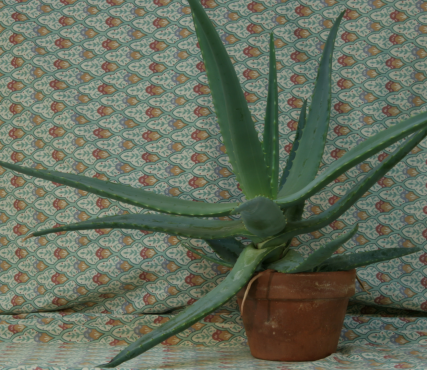
#> input picture Code/12. Stereo Matching/Lesson 22/Aloe/Aloe_left_1.png, 427 x 370 px
$ jupyter execute Corr.ipynb
#> lines starting #> are read from the running program, lines starting #| are printed output that depends on the picture
[cell 1]
# aivietnam.ai
# sum-area table ; simple implementation
import numpy as np
from PIL import Image
import math

def stereo_matching_corr(left_img, right_img, kernel_size, disparity_range):

    # đọc ảnh trái và ảnh phải, rồi chuyển sang ảnh grayscale
#> called with left_img = 'Aloe/Aloe_left_1.png', right_img = 'Aloe/Aloe_right_2.png', kernel_size = 9, disparity_range = 64
    left_img  = Image.open(left_img).convert('L')
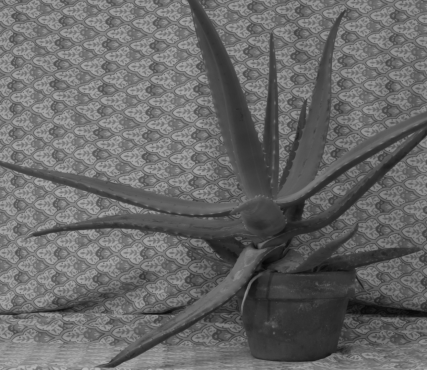
#> left_img: PIL image 427x370 L; min 5, max 184, mean 104.3
    left      = np.asarray(left_img)

    right_img = Image.open(right_img).convert('L')
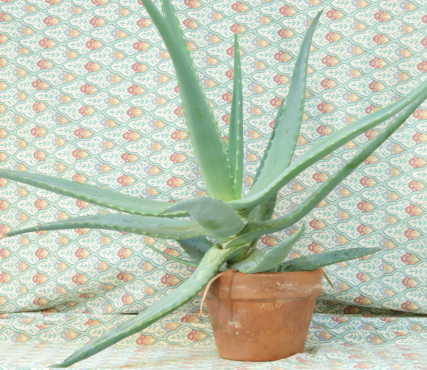
#> input picture Code/12. Stereo Matching/Lesson 22/Aloe/Aloe_right_2.png, 427 x 370 px
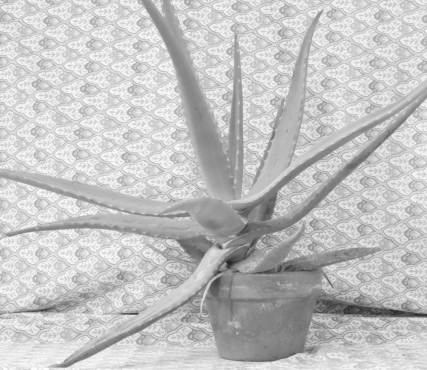
#> right_img: PIL image 427x370 L; min 31, max 253, mean 194.7
    right     = np.asarray(right_img)

    # cho trước chiều rộng và chiều cao của ảnh
    height = 370 #288
    width  = 427 #384

    # tạo disparity map
    depth = np.zeros((height, width), np.uint8)

    n = kernel_size*kernel_size
    kernel_half = int( (kernel_size-1) / 2)
    scale = 255 / disparity_range

    # build sum-area table for each disparity
    corr_space = np.zeros((disparity_range, height, width))
    for j in range(disparity_range):
        print(".", end=" ")

        memory_sum_x  = np.ones((height, width))
        memory_sum_y  = np.ones((height, width))
        memory_sum_xy = np.ones((height, width))
        memory_sum_x2 = np.ones((height, width))
        memory_sum_y2 = np.ones((height, width))

        data_sum_x  = np.ones((height, width))*255
        data_sum_y  = np.ones((height, width))
        data_sum_xy = np.ones((height, width))*255
        data_sum_x2 = np.ones((height, width))*255*255
        data_sum_y2 = np.ones((height, width))

        for y in range(kernel_half, height-kernel_half):
            for x in range(kernel_half, width-kernel_half):
                if (x - j >= 0):
                    data_sum_x[y, x]  = int(left[y, x])
                    data_sum_y[y, x]  = int(right[y, x - j])
                    data_sum_xy[y, x] = int(left[y, x])*int(right[y, x - j])
                    data_sum_x2[y, x] = int(left[y, x])*int(left[y, x])
                    data_sum_y2[y, x] = int(right[y, x - j])*int(right[y, x - j])

        # first item
        memory_sum_x[0, 0]  = data_sum_x[0, 0]
        memory_sum_y[0, 0]  = data_sum_y[0, 0]
        memory_sum_xy[0, 0] = data_sum_xy[0, 0]
        memory_sum_x2[0, 0] = data_sum_x2[0, 0]
        memory_sum_y2[0, 0] = data_sum_y2[0, 0]

        # first row
        for y in range(1):
            for x in range(1, width):
                memory_sum_x[y, x]  = memory_sum_x[y, x - 1] + data_sum_x[y, x]
                memory_sum_y[y, x]  = memory_sum_y[y, x - 1] + data_sum_y[y, x]
                memory_sum_xy[y, x] = memory_sum_xy[y, x - 1] + data_sum_xy[y, x]
                memory_sum_x2[y, x] = memory_sum_x2[y, x - 1] + data_sum_x2[y, x]
                memory_sum_y2[y, x] = memory_sum_y2[y, x - 1] + data_sum_y2[y, x]


        # first column
        for x in range(1):
            for y in range(1, height):
                memory_sum_x[y, x]  = memory_sum_x[y - 1, x] + data_sum_x[y, x]
                memory_sum_y[y, x]  = memory_sum_y[y - 1, x] + data_sum_y[y, x]
                memory_sum_xy[y, x] = memory_sum_xy[y - 1, x] + data_sum_xy[y, x]
                memory_sum_x2[y, x] = memory_sum_x2[y - 1, x] + data_sum_x2[y, x]
                memory_sum_y2[y, x] = memory_sum_y2[y - 1, x] + data_sum_y2[y, x]

        for y in range(1, height):
            for x in range(1, width):
                memory_sum_x[y, x]  = memory_sum_x[y, x - 1] + memory_sum_x[y - 1, x] - \
                                      memory_sum_x[y - 1, x - 1] + data_sum_x[y, x]
                memory_sum_y[y, x]  = memory_sum_y[y, x - 1] + memory_sum_y[y - 1, x] - \
                                      memory_sum_y[y - 1, x - 1] + data_sum_y[y, x]
                memory_sum_xy[y, x] = memory_sum_xy[y, x - 1] + memory_sum_xy[y - 1, x] - \
                                      memory_sum_xy[y - 1, x - 1] + data_sum_xy[y, x]
                memory_sum_x2[y, x] = memory_sum_x2[y, x - 1] + memory_sum_x2[y - 1, x] - \
                                      memory_sum_x2[y - 1, x - 1] + data_sum_x2[y, x]
                memory_sum_y2[y, x] = memory_sum_y2[y, x - 1] + memory_sum_y2[y - 1, x] - \
                                      memory_sum_y2[y - 1, x - 1] + data_sum_y2[y, x]


        for y in range(kernel_half, height-kernel_half):
            for x in range(kernel_half, width-kernel_half):

                x0 = x - kernel_half
                x1 = x + kernel_half
                y0 = y - kernel_half
                y1 = y + kernel_half

                sum_x = memory_sum_x[y1, x1] - memory_sum_x[y1, x0 - 1] - \
                        memory_sum_x[y0 - 1, x1] + memory_sum_x[y0 - 1, x0 - 1]

                sum_y = memory_sum_y[y1, x1] - memory_sum_y[y1, x0 - 1] - \
                        memory_sum_y[y0 - 1, x1] + memory_sum_y[y0 - 1, x0 - 1]

                sum_xy = memory_sum_xy[y1, x1] - memory_sum_xy[y1, x0 - 1] - \
                         memory_sum_xy[y0 - 1, x1] + memory_sum_xy[y0 - 1, x0 - 1]

                sum_x2 = memory_sum_x2[y1, x1] - memory_sum_x2[y1, x0 - 1] - \
                         memory_sum_x2[y0 - 1, x1] + memory_sum_x2[y0 - 1, x0 - 1]

                sum_y2 = memory_sum_y2[y1, x1] - memory_sum_y2[y1, x0 - 1] - \
                         memory_sum_y2[y0 - 1, x1] + memory_sum_y2[y0 - 1, x0 - 1]


                corr = (n*sum_xy - sum_x*sum_y) / \
                       (np.sqrt(n*sum_x2 - sum_x**2) * np.sqrt(n*sum_y2 - sum_y**2))
                corr_space[j, y, x] = 1.0 - corr
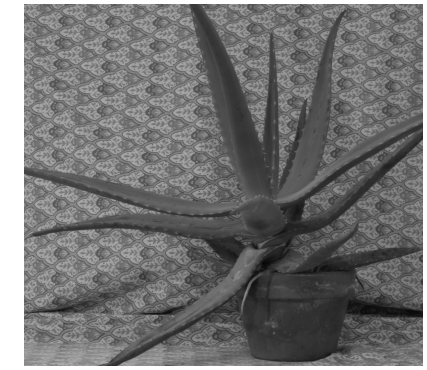
#> data_sum_x: shape (370, 427) float64; min 5, max 255, mean 115.5
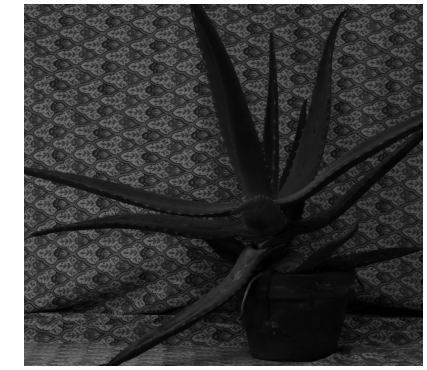
#> data_sum_x2: shape (370, 427) float64; min 25, max 65025, mean 16147.4; drawn with min black and max white
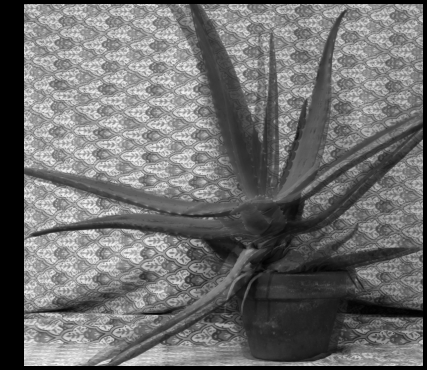
#> data_sum_xy: shape (370, 427) float64; min 255, max 43120, mean 18823.2; drawn with min black and max white
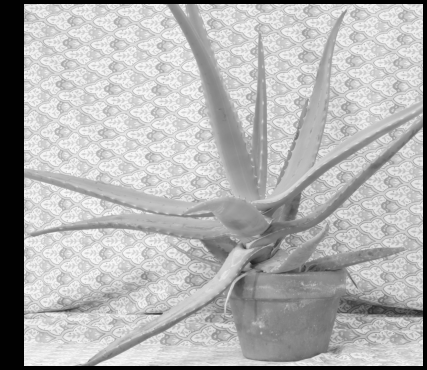
#> data_sum_y: shape (370, 427) float64; min 1, max 250, mean 177
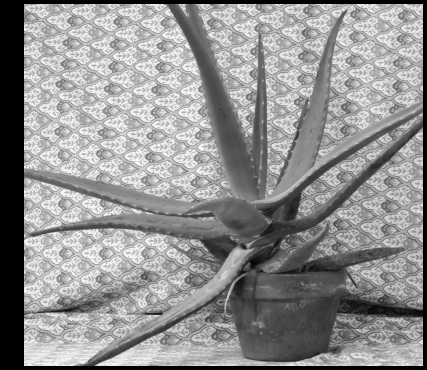
#> data_sum_y2: shape (370, 427) float64; min 1, max 62500, mean 35383.7; drawn with min black and max white
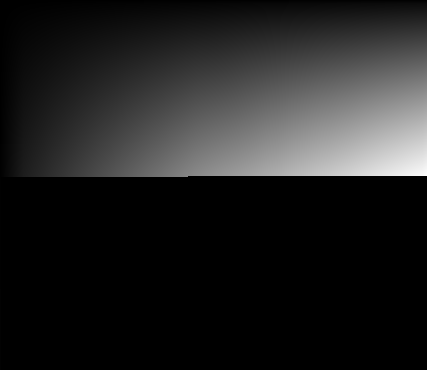
#> memory_sum_x: shape (370, 427) float64; min 1, max 9404859, mean 1264470.1; drawn with min black and max white
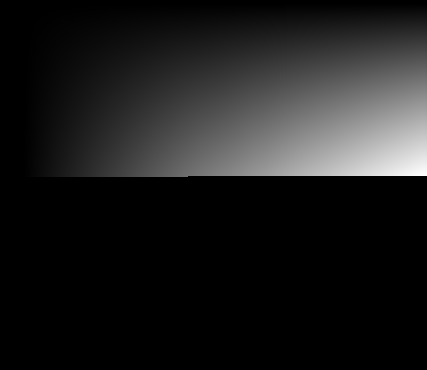
#> memory_sum_y: shape (370, 427) float64; min 1, max 14116681, mean 1617451.5; drawn with min black and max white


    # tìm j tại đó cost có giá trị min
    for y in range(kernel_half, height-kernel_half):
        for x in range(kernel_half, width-kernel_half):
            disparity = 0
            cost_min  = 1.0 # a large number
            for j in range(disparity_range):
                cost = corr_space[j, y, x]
                if cost < cost_min:
                    cost_min = cost
                    disparity = j

            # gán j cho cost_min vào disaprity map
            depth[y, x] = int(disparity * scale)

    # chuyển dữ liệu từ ndarray sang kiểu Image và lưu xuống file
    Image.fromarray(depth).save('Aloe/Disparity_map_corr.png')

disparity_range = 64 # cho cặp ảnh Tsukuba
kernel_size = 9
stereo_matching_corr("Aloe/Aloe_left_1.png", "Aloe/Aloe_right_2.png", kernel_size, disparity_range)
